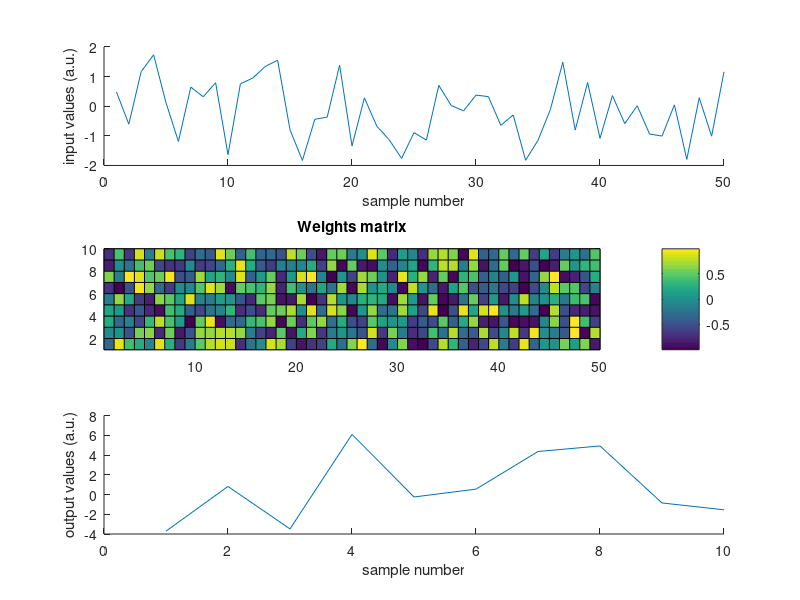

Write MATLAB code to recreate this figure. (Note: this script raises an error after producing the figure.)
%% Exercise 1: Matrix Operations for a Feedforward Network
% We will construct a 2 layer feedforward linear network, 
% and use matrix operations to calculate its
% outputs, given its inputs and weights.
% We’ll call the output neurons y1, …, yM and input neurons
% x1, …, xN. Wij is the connection strength (weight) 
% onto neuron yi from neuron xj. We refer to W as the weight matrix
close all, clear all, clc

M = 10;
N = 50;

% Generate a weight matrix. 
% Assume the weights are random and uniform between -1 and 1
W = rand( M, N );
W = 2.*( W - 0.5 );

% Generate a 50-dimensional pattern of inputs consisting of Gaussian entries
x = randn( 1, 50 )';

% Calculate the network output
y = W * x;

figure
subplot(3,1,1 )
plot(x)
box off
xlabel('sample number')
ylabel('input values (a.u.)')

subplot(3,1,2)
pcolor(W)
title('Weights matrix')

colorbar
subplot(3,1,3)
plot(y)
box off
xlabel('sample number')
ylabel('output values (a.u.)')

%% Exercise 2: Logical operations, for-loops, and plotting (random walk)
% We will construct a biased random walk with a reflecting barrier and reset.
% You can think of this as a simple model of the voltage of a neuron. 
% The voltage increases, with some fluctuations,until it reaches a threshold,
% at which point it spikes then resets to a resting value, and starts the
% process again.

% Specifically, the voltage of the cell is given by: V(t+1) = V(t) +dV(t), 
% where dV(t) is 1 with probability p, and -1 with probability 1 - p. 
% We want the system to reset once it hits a maximum ceiling, 
% so we will add the condition: V(t+1) = Vreset if Y(t) > Vthres.

clear all, close all, clc

% simulate a neuron with initial voltage of -65mV, threshold of -45mV, 
% and reset voltage of -70mV. 
% Choose p so that your neuron has an average firing rate of approximately 10Hz, 
% assuming each time step corresponds to 1ms. 
% Calculate the voltage values for 1 second

T = 10000; % measured in ms
Vreset = -70; % measured in mV
Vthresh = -45; % measured in mV
V0 = -65; % measured in mV

% find p such that the firing rate is approximately 10Hz
firingRate = 0;
p = 0;
while 1
    if abs( firingRate - 10 ) < 0.1
        break
    end
    
    V = generatevoltage( p, T, Vreset, Vthresh, V0 );
    firingRate = sum( V == Vthresh ) / ( T / 1000 );
    p = p + 0.0001;
    
    if p > 1
        disp( 'did not find a suitable p' )
        break  
    end 
end

ts = 1 : T; % time vector in ms

figure
plot(ts,V)
box off
xlabel('time (ms)')
ylabel('voltage (mV)')
xlim([0 1000])
ylim([-80 -40])
% title(['probability that dV = 1 is ', num2str(p)])